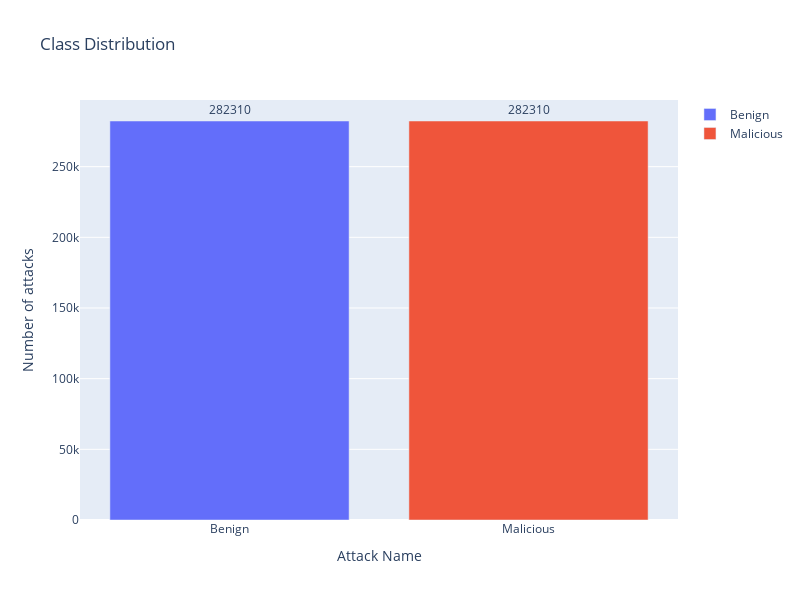

Notebook code for this chart:
### Code cell
fig = go.Figure(data=[
    go.Bar(name='Benign', 
           y=df_equal["Label"].value_counts().values[0:1],
           x=['Benign'],
           text = df_equal["Label"].value_counts()[0:1],
           orientation='v',
           textposition='outside',),
    go.Bar(name='Malicious', 
           y=df_equal["Label"].value_counts().values[1:2],
           x=['Malicious'],
           text = df_equal["Label"].value_counts()[1:2],
           orientation='v',
           textposition='outside',)
])
# Change the bar mode
fig.update_layout(
                  width=800,
                  height=600,
                  title=f'Class Distribution',
                  yaxis_title='Number of attacks',
                  xaxis_title='Attack Name',)
fig.show()

### Figure 1 — Plotly figure (JSON) as saved in the notebook; plotly's stock layout.template omitted (floating-point values rounded to 4 significant figures)
{"data": [{"name": "Benign", "orientation": "v", "text": [282310], "textposition": "outside", "type": "bar", "x": ["Benign"], "y": [282310]}, {"name": "Malicious", "orientation": "v", "text": [282310], "textposition": "outside", "type": "bar", "x": ["Malicious"], "y": [282310]}], "layout": {"height": 600, "title": {"text": "Class Distribution"}, "width": 800, "xaxis": {"title": {"text": "Attack Name"}}, "yaxis": {"title": {"text": "Number of attacks"}}}}
